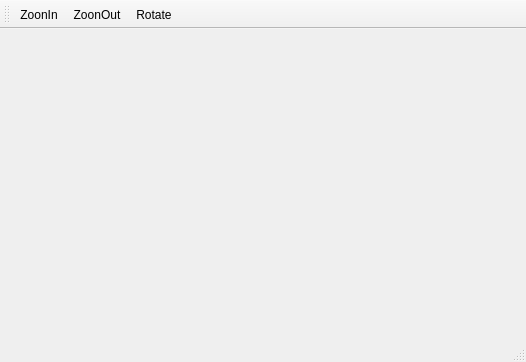
<?xml version="1.0" encoding="UTF-8"?>
<ui version="4.0">
 <class>MainWindow</class>
 <widget class="QMainWindow" name="MainWindow">
  <property name="geometry">
   <rect>
    <x>0</x>
    <y>0</y>
    <width>526</width>
    <height>362</height>
   </rect>
  </property>
  <property name="windowTitle">
   <string>MainWindow</string>
  </property>
  <widget class="QWidget" name="centralWidget">
   <widget class="QLabel" name="imagelabel">
    <property name="geometry">
     <rect>
      <x>20</x>
      <y>20</y>
      <width>461</width>
      <height>261</height>
     </rect>
    </property>
    <property name="text">
     <string/>
    </property>
   </widget>
  </widget>
  <widget class="QMenuBar" name="menuBar">
   <property name="geometry">
    <rect>
     <x>0</x>
     <y>0</y>
     <width>526</width>
     <height>23</height>
    </rect>
   </property>
  </widget>
  <widget class="QToolBar" name="mainToolBar">
   <attribute name="toolBarArea">
    <enum>TopToolBarArea</enum>
   </attribute>
   <attribute name="toolBarBreak">
    <bool>false</bool>
   </attribute>
   <addaction name="actionZoonIn"/>
   <addaction name="actionZoonOut"/>
   <addaction name="actionRotate"/>
  </widget>
  <widget class="QStatusBar" name="statusBar"/>
  <action name="actionZoonIn">
   <property name="text">
    <string>ZoonIn</string>
   </property>
  </action>
  <action name="actionZoonOut">
   <property name="text">
    <string>ZoonOut</string>
   </property>
  </action>
  <action name="actionRotate">
   <property name="text">
    <string>Rotate</string>
   </property>
  </action>
 </widget>
 <layoutdefault spacing="6" margin="11"/>
 <resources/>
 <connections/>
</ui>
